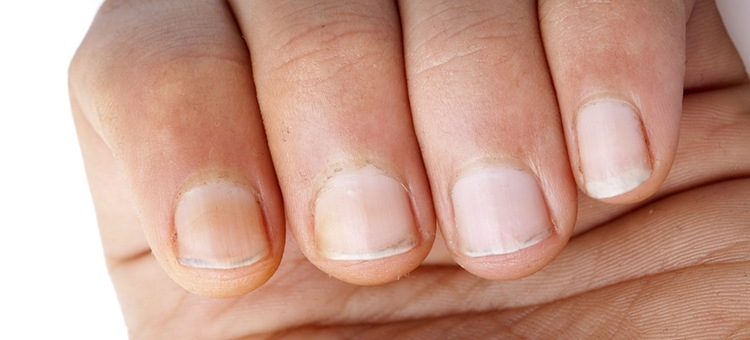
#> input picture data/images/09aefeec-e05f-11e8-87a6-0242ac1c0002.jpg, 750 x 340 px; its folder holds only this picture in this run
$ python segmentation.py   (older library calls are emulated)
#> lines starting #> are read from the running program, lines starting #| are printed output that depends on the picture; after the words box and inside, x2 and y2 are one past the last pixel; in counts of white or black regions, pixels touching at a corner belong together
import numpy as np
import cv2
from pathlib import Path
from matplotlib import pyplot as plt

DATA_DIR = Path('./data')
IMAGES_DIR = DATA_DIR / 'images'
LABELS_DIR = DATA_DIR / 'labels'


# [4 lines left out: function dice, not called in this run]


def copy_image(func):
    def inner(img, *args, **kwargs):
        img = img.copy()
        return func(img, *args, **kwargs)

    return inner


# [71 lines left out: functions apply_brightness_contrast, color_channels, contrast, canny, not called in this run]


@copy_image
def skin_segmentation(img):
    img_hsv = cv2.cvtColor(img, cv2.COLOR_BGR2HSV)
    in_range = cv2.inRange(img_hsv, (0, 50, 80), (40, 255, 255))
    blurred = cv2.blur(in_range, (3, 3))
    return blurred


@copy_image
def biggest_blob(img):
    contours, _ = cv2.findContours(img, cv2.RETR_EXTERNAL, cv2.CHAIN_APPROX_NONE)
    largest_contour = max(contours, key=cv2.contourArea)

    # Output
    largest_contour_mask = np.zeros(img.shape, np.uint8)
    cv2.drawContours(largest_contour_mask, [largest_contour], -1, 255, cv2.FILLED)
    return cv2.bitwise_and(img, largest_contour_mask)


@copy_image
def blur(img):
    return cv2.medianBlur(img, 9)


# [10 lines left out: functions noise_removal, noise_removal2, not called in this run]


@copy_image
def add_padding(image, k=1, c=0):
    h, w = image.shape
    bigger = np.full((h + 2 * k, w + 2 * k), c, dtype=np.uint8)
    bigger[k:(h + k), k:(w + k)] = image
    return bigger


@copy_image
def remove_padding(img, k=1):
    h, w = img.shape
    h, w = h - 2 * k, w - 2 * k
    return img[k:(h + k), k:(w + k)]


@copy_image
def fill_holes(im_th, fill=255):
    im_floodfill = add_padding(im_th)
    h, w = im_floodfill.shape[:2]
    mask = np.zeros((h + 2, w + 2), np.uint8)
    cv2.floodFill(im_floodfill, mask, (0, 0), fill)
    im_floodfill = remove_padding(im_floodfill)
    im_floodfill_inv = cv2.bitwise_not(im_floodfill)
    return im_th | im_floodfill_inv


@copy_image
def make_bigger(img, k_shape=(5, 5), iterations=5):
    kernel = np.ones(k_shape, np.uint8)
    return cv2.dilate(img, kernel, iterations=iterations)


@copy_image
def make_smaller(img, k_shape=(5, 5), iterations=5):
    kernel = np.ones(k_shape, np.uint8)
    return cv2.erode(img, kernel, iterations=iterations)


@copy_image
def ycrcb_filter_mask(img, lower, upper):
    img_YCrCb = cv2.cvtColor(img, cv2.COLOR_BGR2YCR_CB)
    YCrCb_mask = cv2.inRange(img_YCrCb, lower, upper)
    YCrCb_mask = cv2.morphologyEx(YCrCb_mask, cv2.MORPH_OPEN, np.ones((3, 3), np.uint8))
    return YCrCb_mask


def skin_filter_mask(img):
    lower = (0, 135, 85)
    upper = (255, 180, 135)
    return ycrcb_filter_mask(img, lower, upper)


@copy_image
def hsv_filter_mask(img, lower, upper):
    return cv2.inRange(img, lower, upper)


@copy_image
def hand_mask(image):
    s = skin_segmentation(image)
    # s = noise_removal(s)
    s = biggest_blob(s)
    # s = blur(s)
    k_shape = (7, 7)
    iterations = 25
    s = make_bigger(s, k_shape=k_shape, iterations=iterations)
    s = fill_holes(s)
    s = make_smaller(s, k_shape=k_shape, iterations=iterations)
    return s


@copy_image
def kmeans(img, K=2):
    Z = img.reshape((-1, 3))
    # convert to np.float32
    Z = np.float32(Z)
    # define criteria, number of clusters(K) and apply kmeans()
    criteria = (cv2.TERM_CRITERIA_EPS + cv2.TERM_CRITERIA_MAX_ITER, 10, 1.0)
    ret, label, center = cv2.kmeans(Z, K, None, criteria, 10, cv2.KMEANS_PP_CENTERS)
    # Now convert back into uint8, and make original image
    center = np.uint8(center)
    res = center[label.flatten()]
    return res.reshape((img.shape))


# [6 lines left out: function iou, not called in this run]


def min_max_stretching(image):
    image_cs = np.zeros((image.shape[0], image.shape[1]), dtype='uint8')

    # Apply Min-Max Contrasting
    min = np.min(image)
    max = np.max(image)

    for i in range(image.shape[0]):
        for j in range(image.shape[1]):
            image_cs[i, j] = 255 * (image[i, j] - min) / (max - min)
    return image_cs


def subtract_masks(mask1, mask2):
    mask = cv2.subtract(mask1, mask2)
    # mask = noise_removal2(mask)
    return mask


@copy_image
def kmeans_mask(img, K=4):
    k = kmeans(img, K=K)


@copy_image
def process(image):
    h_mask = hand_mask(image)
    h = cv2.bitwise_and(image, image, mask=h_mask)

    k = kmeans(h, K=4)
    cv2.imshow('k', k)

    s = h
    s = skin_filter_mask(s)
    # s = apply_brightness_contrast(s, brightness=-16, contrast=64)

    p = h.copy()
    # p = cv2.normalize(h, None, alpha=0, beta=1, norm_type=cv2.NORM_MINMAX, dtype=cv2.CV_32F)
    p = cv2.cvtColor(p, cv2.COLOR_BGR2GRAY)
    # p = apply_brightness_contrast(p, contrast=64)
    # cv2.imshow('p1', p)

    p = min_max_stretching(p)

    # cv2.imshow('p', p)
    # cv2.imshow('2', s)
    s = subtract_masks(h_mask, s)

    return s


def images():
    for image_path in IMAGES_DIR.iterdir():
        label_path = LABELS_DIR / image_path.name

        if not label_path.exists():
            raise Exception(f'No label for image: {image_path}')

        image = cv2.imread(str(image_path))
        label = cv2.imread(str(label_path), cv2.IMREAD_GRAYSCALE)
        yield image, label


def compare_results(process_fn=process):
    for image, label in images():
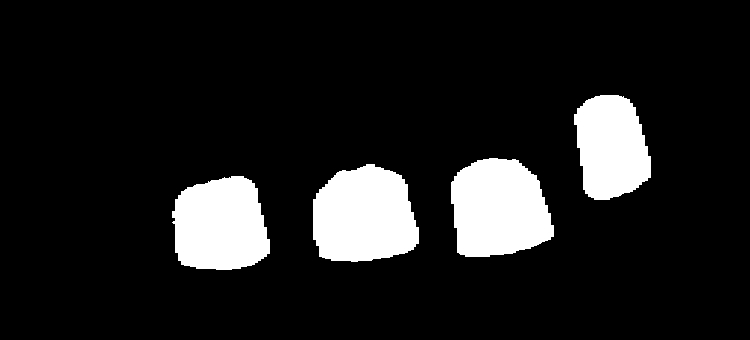
#> input picture data/labels/09aefeec-e05f-11e8-87a6-0242ac1c0002.jpg, 750 x 340 px
        cv2.imshow('org', image)
        mask = process_fn(image)
#> in inner, img is the input picture: shape (340, 750, 3); mean B, G, R 140.8, 157, 200.3
#> in skin_segmentation, `img_hsv = cv2.cvtColor(img, cv2.COLOR_BGR2HSV)`: img_hsv: shape (340, 750, 3); mean H, S, V 11.5, 84.3, 200.3
#> in skin_segmentation, `in_range = cv2.inRange(img_hsv, (0, 50, 80), (40, 255, 255))`:
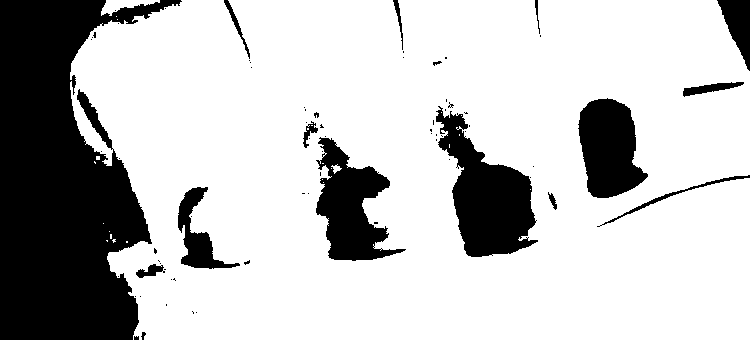
#> in_range: shape (340, 750); 75.9% white; 73 black regions (56 under 20 px)
#> in skin_segmentation, `blurred = cv2.blur(in_range, (3, 3))`:
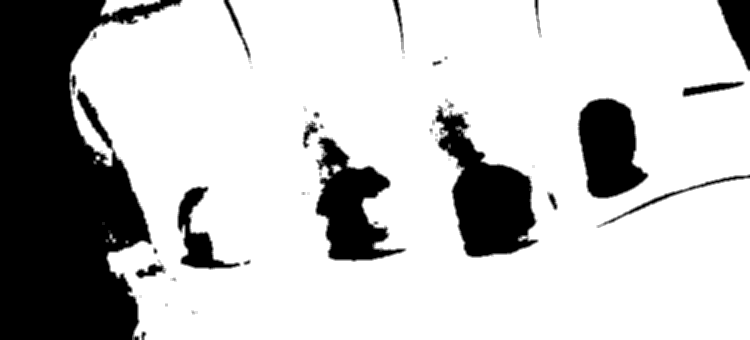
#> blurred: shape (340, 750); min 0, max 255, mean 193.6
#> in biggest_blob, `contours, _ = cv2.findContours(img, cv2.RETR_EXTERNAL, cv2.CHAIN_APPRO..`: contours = 5 contours, 2 with area under 20; largest, box (x1, y1, x2, y2) and area: (69, 0, 750, 340) 215144, (100, 0, 161, 17) 484, (105, 230, 117, 244) 56
#> in biggest_blob, `largest_contour = max(contours, key=cv2.contourArea)`: largest_contour = contour of 2166 points, box (x1, y1, x2, y2) (69, 0, 750, 340), area 215144
#> in biggest_blob, `cv2.drawContours(largest_contour_mask, [largest_contour], -1, 255, cv2..`: largest_contour_mask: shape (340, 750); 84.8% white; 7 black regions (3 under 20 px), largest, box (x1, y1, x2, y2) and area: (0, 0, 180, 340) 37520, (719, 0, 750, 69) 1150, (225, 0, 240, 33) 59, (394, 0, 399, 15) 29
#> in fill_holes, `cv2.floodFill(im_floodfill, mask, (0, 0), fill)`:
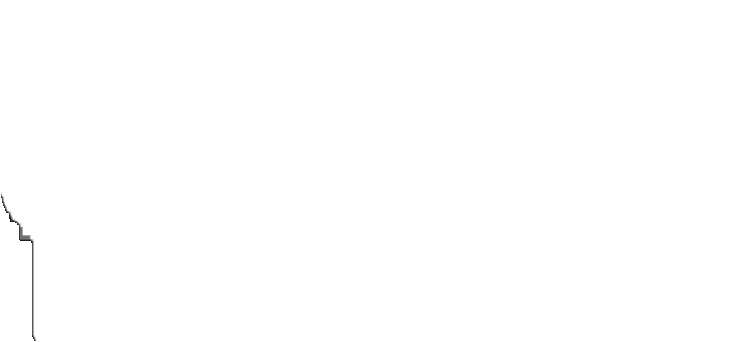
#> im_floodfill: shape (342, 752); min 28, max 255, mean 254.8
#> in fill_holes, `return im_th | im_floodfill_inv`: returned value: shape (340, 750); 98.6% white; 1 black region, box (x1, y1, x2, y2) and area: (0, 197, 33, 340) 3553
#> in make_smaller, `return cv2.erode(img, kernel, iterations=iterations)`: returned value: shape (340, 750); 91.2% white; 1 black region, box (x1, y1, x2, y2) and area: (0, 122, 108, 340) 22378
#> in process, `h = cv2.bitwise_and(image, image, mask=h_mask)`:
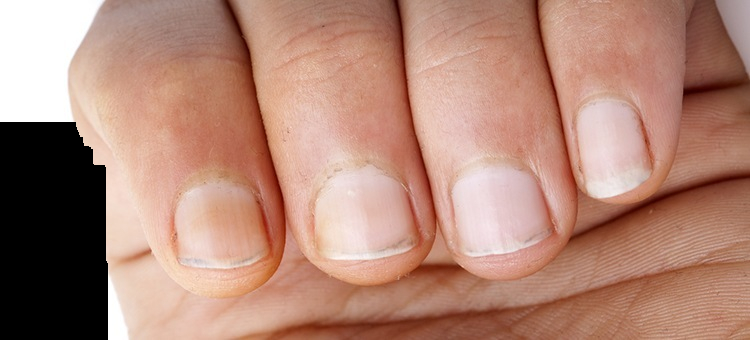
#> h: shape (340, 750, 3); mean B, G, R 118.7, 134.8, 178
#> in kmeans, `ret, label, center = cv2.kmeans(Z, K, None, criteria, 10, cv2.KMEANS_P..`: ret = 291130259.9; center = [[122.9, 143, 194.8], [0.645, 1.77, 7.94], [196.1, 206.7, 234.8], [66.48, 88.5, 150.7]]
#> in kmeans, `center = np.uint8(center)`: center = [[122, 143, 194], [0, 1, 7], [196, 206, 234], [66, 88, 150]]
#> in ycrcb_filter_mask, `img_YCrCb = cv2.cvtColor(img, cv2.COLOR_BGR2YCR_CB)`: img_YCrCb: shape (340, 750, 3); mean of channels 0, 1, 2 145.9, 150.9, 112.6
#> in ycrcb_filter_mask, `YCrCb_mask = cv2.inRange(img_YCrCb, lower, upper)`: YCrCb_mask: shape (340, 750); 86.7% white; 24 black regions (15 under 20 px), largest, box (x1, y1, x2, y2) and area: (0, 0, 129, 340) 32813, (594, 179, 633, 196) 398, (261, 213, 274, 258) 178
#> in ycrcb_filter_mask, `YCrCb_mask = cv2.morphologyEx(YCrCb_mask, cv2.MORPH_OPEN, np.ones((3, ..`: YCrCb_mask: shape (340, 750); 86.7% white; 19 black regions (10 under 20 px), largest, box (x1, y1, x2, y2) and area: (0, 0, 129, 340) 32814, (594, 179, 633, 197) 421, (261, 213, 274, 258) 178
#> in process, `p = cv2.cvtColor(p, cv2.COLOR_BGR2GRAY)`:
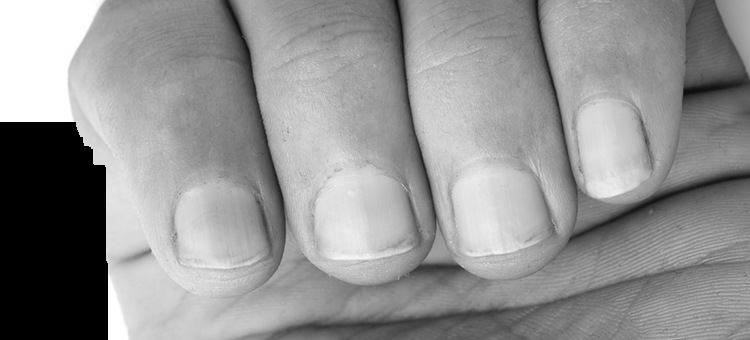
#> p: shape (340, 750); min 0, max 255, mean 145.9
#> in min_max_stretching, `min = np.min(image)`: min = 0
#> in min_max_stretching, `max = np.max(image)`: max = 255
#> in subtract_masks, `mask = cv2.subtract(mask1, mask2)`:
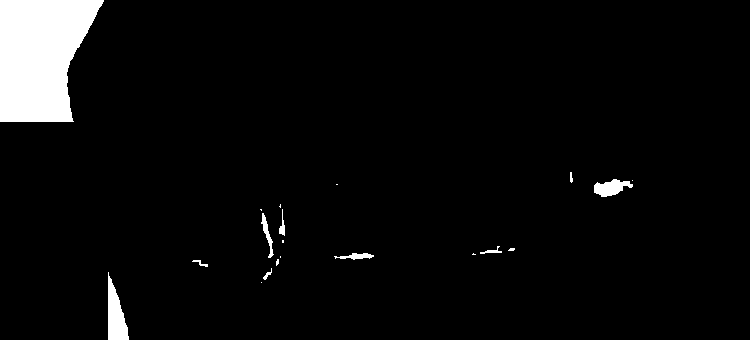
#> mask: shape (340, 750); 4.5% white; 20 white regions (10 under 20 px), largest, box (x1, y1, x2, y2) and area: (0, 0, 104, 122) 9598, (108, 272, 129, 340) 838, (594, 179, 633, 197) 421
        processed = cv2.bitwise_and(image, image, mask=mask)
        cv2.imshow('processed', processed)
        cv2.waitKey(0)


# [8 lines left out: function get_score, not called in this run]


if __name__ == '__main__':
    # get_score()
    compare_results()
